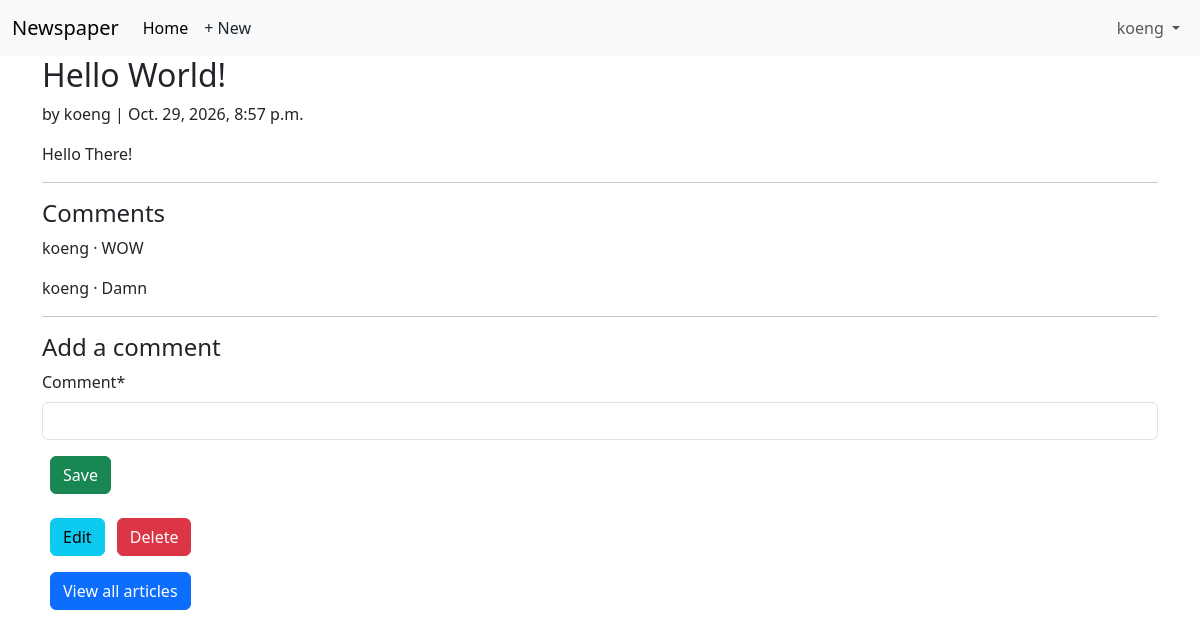
The app's page /articles/2/ (signed in) with its own data.
### accounts/models.py (models this page shows)
class CustomUser(AbstractUser):
    age = models.PositiveIntegerField(null=True, blank=True)

### articles/models.py (models this page shows, shortened)
class Article(models.Model):
    title = models.CharField(max_length=255)
    body = models.TextField()
    date = models.DateTimeField(auto_now_add=True)
    author = models.ForeignKey(settings.AUTH_USER_MODEL, on_delete=models.CASCADE)

class Comment(models.Model):  # new
    article = models.ForeignKey(Article, on_delete=models.CASCADE)
    comment = models.CharField(max_length=140)
    author = models.ForeignKey(
        settings.AUTH_USER_MODEL,
        on_delete=models.CASCADE,
    )
    def __str__(self):
        return self.comment

### articles/views.py (the view, shortened to what this page needs)
# urls.py: path("<int:pk>/", ArticleDetailView.as_view(), name="article_detail"),
class ArticleDetailView(LoginRequiredMixin, View):
    model = Article
    template_name = "article_detail.html"
    def get(self, request, *args, **kwargs):
        view = CommentGet.as_view()
        return view(request, *args, **kwargs)

### articles/forms.py
class CommentForm(forms.ModelForm):
    class Meta:
        model=Comment
        fields=("comment",)

### articles/views.py (called while the page is built)
    def get_context_data(self, **kwargs):
        context = super().get_context_data(**kwargs)
        context["form"] = CommentForm()
        return context

### templates/article_detail.html
{% extends "base.html" %}
{% load crispy_forms_tags %}
{% block content %}
<div class="article-entry">
<h2>{{ object.title }}</h2>
<p>by {{ object.author }} | {{ object.date }}</p>
<p>{{ object.body }}</p>
</div>
<hr>
<h4>Comments</h4>
{% for comment in article.comment_set.all %}
<p>{{ comment.author }} &middot; {{ comment }}</p>
{% endfor %}
<hr>
<h4>Add a comment</h4>
<form action="" method="post">{% csrf_token %}
{{ form|crispy }}
<button class="btn btn-success ms-2" type="submit">Save</button>
</form><br>
<div>
{% if article.author.pk == request.user.pk %}
<p><a class="btn btn-info ms-2" href="{% url 'article_edit' article.pk %}">Edit</a>
<a class="btn btn-danger ms-2" href="{% url 'article_delete' article.pk %}">Delete</a>
</p>
{% endif %}
<a class="btn btn-primary ms-2" href="{% url 'article_list' %}">View all articles</a>
</div>
{% endblock content %}

### templates/base.html (shortened to what this page needs)
{% load static %}
<!doctype html>
<html>
  <head>
    <link
      href="https://cdn.jsdelivr.net/npm/bootstrap@5.3.8/dist/css/bootstrap.min.css"
      rel="stylesheet"
    />
  </head>
  <body>
    <nav class="navbar navbar-expand-lg bg-body-tertiary">
      <div class="container-fluid">
        <a class="navbar-brand" href="{% url 'home' %}">Newspaper</a>
        <div class="collapse navbar-collapse" id="navbarSupportedContent">
          <ul class="navbar-nav me-auto mb-2 mb-lg-0">
            <li class="nav-item">
              <a class="nav-link active" aria-current="page" href="{% url 'home' %}">Home</a>
            </li>
            {% if user.is_authenticated %}
            <li><a href="{% url 'article_create' %}" class="nav-link px-2 link-dark">+ New</a></li>
          </ul>
          <div class="mr-auto">
            <ul class="navbar-nav">
              <li class="nav-item dropdown">
                <a
                  class="nav-link dropdown-toggle"
                  href="{% url 'home' %}"
                  role="button"
                  data-bs-toggle="dropdown"
                  aria-expanded="false"
                >
                  {{ user.username }}
                </a>
              </li>
          {% endif %}
        </div>
      </div>
    </nav>
    <main>
      <div class="container">{% block content %} {% endblock content %}</div>
    </main>
  </body>
</html>

### records on screen
CustomUser: username "koeng"
Article: title "Hello World!", author "koeng", date "Oct. 29, 2026, 8:57 p.m.", body "Hello There!"
Comment: author "koeng", comment "WOW"
Comment: author "koeng", comment "Damn"
